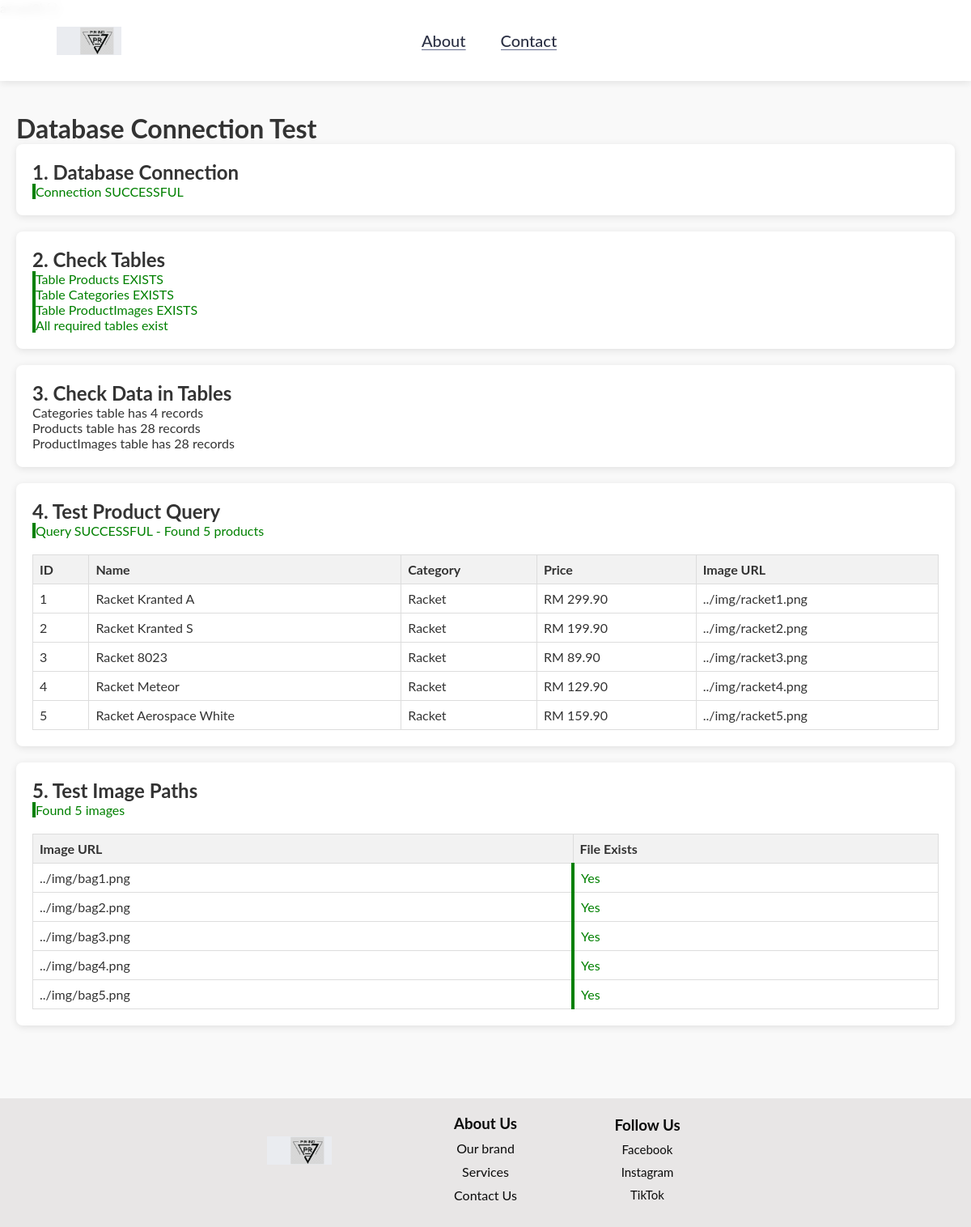
The app's page /Pages/test.php with its own data.
### tables this page shows
CREATE TABLE IF NOT EXISTS Products (
    productID INT AUTO_INCREMENT PRIMARY KEY,
    name VARCHAR(100) NOT NULL,
    description TEXT NOT NULL,
    price DECIMAL(13,2) NOT NULL,
    categoryID INT,
    colour VARCHAR(20),
    FOREIGN KEY (categoryID) REFERENCES Categories(categoryID),
    UNIQUE KEY unique_product_name (name)
);

CREATE TABLE IF NOT EXISTS Categories (
    categoryID INT AUTO_INCREMENT PRIMARY KEY,
    name VARCHAR(100) NOT NULL,
    description TEXT,
    UNIQUE KEY unique_category_name (name)
);

CREATE TABLE IF NOT EXISTS ProductImages (
    imageID INT AUTO_INCREMENT PRIMARY KEY,
    productID INT,
    image_url VARCHAR(255) NOT NULL,
    FOREIGN KEY (productID) REFERENCES Products(productID),
    UNIQUE KEY unique_image_url (image_url)
);

### Pages/test.php (the view, shortened to what this page needs)
<!DOCTYPE html>
<html lang="en">
<head>
    <link rel="stylesheet" href="../Styles/style.css">
</head>
<body>
    <?php include '../includes/header.php'; ?>
    <div class="container">
        <h1>Database Connection Test</h1>
        <div class="test-result">
            <h2>1. Database Connection</h2>
            <?php
            $servername = "localhost";
            $username = "root";
            $password = "";
            $dbname = "pr_ind_db";
            $conn = new mysqli($servername, $username, $password, $dbname);
            if ($conn->connect_error) {
                echo '<div class="error">Connection FAILED: ' . $conn->connect_error . '</div>';
            } else {
                echo '<div class="success">Connection SUCCESSFUL</div>';
            }
            ?>
        </div>
        <div class="test-result">
            <h2>2. Check Tables</h2>
            <?php
            if (!$conn->connect_error) {
                $tables = ['Products', 'Categories', 'ProductImages'];
                $allTablesExist = true;
                foreach ($tables as $table) {
                    $result = $conn->query("SHOW TABLES LIKE '$table'");
                    if ($result->num_rows > 0) {
                        echo '<div class="success">Table ' . $table . ' EXISTS</div>';
                    } else {
                        echo '<div class="error">Table ' . $table . ' DOES NOT EXIST</div>';
                        $allTablesExist = false;
                    }
                }
                if ($allTablesExist) {
                    echo '<div class="success">All required tables exist</div>';
                }
            }
            ?>
        </div>
        <div class="test-result">
            <h2>3. Check Data in Tables</h2>
            <?php
            if (!$conn->connect_error) {
                $result = $conn->query("SELECT COUNT(*) as count FROM Categories");
                $row = $result->fetch_assoc();
                echo '<div>Categories table has ' . $row['count'] . ' records</div>';
                $result = $conn->query("SELECT COUNT(*) as count FROM Products");
                $row = $result->fetch_assoc();
                echo '<div>Products table has ' . $row['count'] . ' records</div>';
                $result = $conn->query("SELECT COUNT(*) as count FROM ProductImages");
                $row = $result->fetch_assoc();
                echo '<div>ProductImages table has ' . $row['count'] . ' records</div>';
            }
            ?>
        </div>
        <div class="test-result">
            <h2>4. Test Product Query</h2>
            <?php
            if (!$conn->connect_error) {
                $sql = "SELECT p.productID, p.name, p.description, p.price, p.colour,
                               c.name as category_name, c.categoryID,
                               pi.image_url
                        FROM Products p
                        JOIN Categories c ON p.categoryID = c.categoryID
                        LEFT JOIN ProductImages pi ON p.productID = pi.productID
                        GROUP BY p.productID
                        ORDER BY p.productID
                        LIMIT 5";
                $result = $conn->query($sql);
                if ($result && $result->num_rows > 0) {
                    echo '<div class="success">Query SUCCESSFUL - Found ' . $result->num_rows . ' products</div>';
                    echo '<table>';
                    echo '<tr><th>ID</th><th>Name</th><th>Category</th><th>Price</th><th>Image URL</th></tr>';
                    while($row = $result->fetch_assoc()) {
                        echo '<tr>';
                        echo '<td>' . $row['productID'] . '</td>';
                        echo '<td>' . $row['name'] . '</td>';
                        echo '<td>' . $row['category_name'] . '</td>';
                        echo '<td>RM ' . number_format($row['price'], 2) . '</td>';
                        echo '<td>' . ($row['image_url'] ? $row['image_url'] : 'No image') . '</td>';
                        echo '</tr>';
                    }
                    echo '</table>';
                } else {
                    echo '<div class="error">Query returned 0 results or failed</div>';
                    echo '<div class="debug-info">SQL: ' . htmlspecialchars($sql) . '</div>';
                    if (!$result) {
                        echo '<div class="error">Error: ' . $conn->error . '</div>';
                    }
                }
            }
            ?>
        </div>
        <div class="test-result">
            <h2>5. Test Image Paths</h2>
            <?php
            if (!$conn->connect_error) {
                $sql = "SELECT image_url FROM ProductImages LIMIT 5";
                $result = $conn->query($sql);
                if ($result && $result->num_rows > 0) {
                    echo '<div class="success">Found ' . $result->num_rows . ' images</div>';
                    echo '<table>';
                    echo '<tr><th>Image URL</th><th>File Exists</th></tr>';
                    while($row = $result->fetch_assoc()) {
                        $imagePath = $row['image_url'];
                        $fileExists = file_exists($imagePath) ? 'Yes' : 'No';
                        $statusClass = file_exists($imagePath) ? 'success' : 'error';
                        echo '<tr>';
                        echo '<td>' . $imagePath . '</td>';
                        echo '<td class="' . $statusClass . '">' . $fileExists . '</td>';
                        echo '</tr>';
                    }
                    echo '</table>';
                }
            }
            ?>
        </div>
    </div>
    <?php include '../includes/footer.php'; ?>
</body>
</html>

### includes/header.php (shortened to what this page needs)
<?php
var_dump($_SESSION);
?>
<header class="header">
    <div class="logo"></div>
    <nav class="header-center">
        <a href="#about">
            <span>About</span><svg viewBox="0 0 13 20">
                <polyline points="0.5 19.5 3 19.5 12.5 10 3 0.5" />
            </svg>
        </a>
        <a href="#contact">
            <span>Contact</span><svg viewBox="0 0 13 20">
                <polyline points="0.5 19.5 3 19.5 12.5 10 3 0.5" />
            </svg>
        </a>
    </nav>
    <div class="header-right">
    </div>
</header>

### includes/footer.php
<footer>
  <div class="footer-container">
    <div class="footer-left">
      <div class="logo"></div>
    </div>
    <div class="footer-center">
      <h3>About Us</h3>
      <a href="#home">Our brand</a>
      <a href="#services">Services</a>
      <a href="#contact">Contact Us</a>
    </div>
    <div class="footer-right">
      <h3>Follow Us</h3>
      <a href="#"><i class="fa-brands fa-facebook-f"></i> Facebook</a>
      <a href="#"><i class="fa-brands fa-instagram"></i> Instagram</a>
      <a href="#"><i class="fa-brands fa-tiktok"></i> TikTok</a>
    </div>
  </div>
</footer>

### Styles/style.css (style rules this page uses)
* { margin: 0; padding: 0; box-sizing: border-box; font-family: Lato, sans-serif; }
body { background: #f9f9f9; color: #333; }
.header { height: 100px; position: fixed; top: 0; left: 0; width: 100%; padding: 20px 40px; display: flex; justify-content: space-between; align-items: center; background-color: rgba(255, 255, 255, 0.9); backdrop-filter: blur(5px); transition: transform 0.3s ease-in-out; z-index: 1000; box-shadow: 0 2px 10px rgba(0, 0, 0, 0.1); }
.logo { width: 80px; height: 60px; background-image: url('../img/logo.png'); background-size: contain; background-repeat: no-repeat; background-position: center; cursor: pointer; margin-left: 30px; }
nav { list-style: none; display: flex; gap: 30px; }
.header-right { padding: 0.8rem 1.5rem; font-size: 25px; display: flex; gap: 20px; }
footer { background: #e8e6e6; color: #0b0b0b; padding: 20px 0; text-align: center; font-family: sans-serif; }
.footer-container { max-width: 1200px; margin: auto; display: flex; justify-content: center; align-items: center; padding: 0 20px; }
.footer-left, .footer-center, .footer-right { text-align: center; min-width: 200px; }
.footer-center h3, .footer-right h3 { text-align: center; margin: 0 auto; }
.footer-center a, .footer-right a { display: block; margin: 10px 0; color: #0b0b0b; text-decoration: none; }
.footer-right a { color: #0b0b0b; font-size: 15px; }
.footer-left { width: 100px; height: 80px; background-size: contain; background-repeat: no-repeat; background-position: center; margin-bottom: 10px; }

### Pages/test.php (style rules this page uses)
.container { max-width: 1200px; margin: 100px auto 50px; padding: 20px; }
.test-result { background: white; padding: 20px; border-radius: 8px; margin-bottom: 20px; box-shadow: 0 2px 10px rgba(0,0,0,0.1); }
.success { color: green; border-left: 4px solid green; }
table { width: 100%; border-collapse: collapse; margin-top: 20px; }
th, td { border: 1px solid #ddd; padding: 8px; text-align: left; }
th { background-color: #f2f2f2; }

### records on screen
products: productID "1", name "Racket Kranted A", categoryID.name "Racket", price "299.90", image_url "../img/racket1.png"
products: productID "2", name "Racket Kranted S", categoryID.name "Racket", price "199.90", image_url "../img/racket2.png"
products: productID "3", name "Racket 8023", categoryID.name "Racket", price "89.90", image_url "../img/racket3.png"
products: productID "4", name "Racket Meteor", categoryID.name "Racket", price "129.90", image_url "../img/racket4.png"
products: productID "5", name "Racket Aerospace White", categoryID.name "Racket", price "159.90", image_url "../img/racket5.png"
productimages: image_url "../img/bag1.png", image_url "Yes"
productimages: image_url "../img/bag2.png", image_url "Yes"
productimages: image_url "../img/bag3.png", image_url "Yes"
productimages: image_url "../img/bag4.png", image_url "Yes"
productimages: image_url "../img/bag5.png", image_url "Yes"

### other values on screen
$table "Products"
$table "Categories"
$table "ProductImages"
$row['count'] "4"
$row['count'] "28"
$result->num_rows "5"
